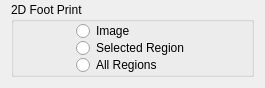
<?xml version="1.0" encoding="UTF-8"?>
<ui version="4.0">
 <class>FootPrintWidgetClass</class>
 <widget class="QWidget" name="FootPrintWidgetClass">
  <property name="geometry">
   <rect>
    <x>0</x>
    <y>0</y>
    <width>265</width>
    <height>88</height>
   </rect>
  </property>
  <property name="minimumSize">
   <size>
    <width>265</width>
    <height>88</height>
   </size>
  </property>
  <property name="windowTitle">
   <string>FootPrintWidget</string>
  </property>
  <layout class="QVBoxLayout" name="verticalLayout_3">
   <property name="spacing">
    <number>2</number>
   </property>
   <property name="topMargin">
    <number>2</number>
   </property>
   <item>
    <widget class="QGroupBox" name="groupBox">
     <property name="title">
      <string>2D Foot Print</string>
     </property>
     <layout class="QVBoxLayout" name="verticalLayout_2">
      <property name="topMargin">
       <number>2</number>
      </property>
      <property name="bottomMargin">
       <number>2</number>
      </property>
      <item>
       <layout class="QHBoxLayout" name="horizontalLayout">
        <item>
         <spacer name="horizontalSpacer">
          <property name="orientation">
           <enum>Qt::Horizontal</enum>
          </property>
          <property name="sizeHint" stdset="0">
           <size>
            <width>40</width>
            <height>20</height>
           </size>
          </property>
         </spacer>
        </item>
        <item>
         <layout class="QVBoxLayout" name="verticalLayout">
          <property name="spacing">
           <number>3</number>
          </property>
          <item>
           <widget class="QRadioButton" name="imageRadioButton">
            <property name="text">
             <string>Image</string>
            </property>
           </widget>
          </item>
          <item>
           <widget class="QRadioButton" name="selectedRegionRadioButton">
            <property name="text">
             <string>Selected Region</string>
            </property>
           </widget>
          </item>
          <item>
           <widget class="QRadioButton" name="allRegionsRadioButton">
            <property name="text">
             <string>All Regions</string>
            </property>
           </widget>
          </item>
         </layout>
        </item>
        <item>
         <spacer name="horizontalSpacer_2">
          <property name="orientation">
           <enum>Qt::Horizontal</enum>
          </property>
          <property name="sizeHint" stdset="0">
           <size>
            <width>40</width>
            <height>20</height>
           </size>
          </property>
         </spacer>
        </item>
       </layout>
      </item>
     </layout>
    </widget>
   </item>
  </layout>
 </widget>
 <layoutdefault spacing="6" margin="11"/>
 <resources/>
 <connections/>
</ui>
